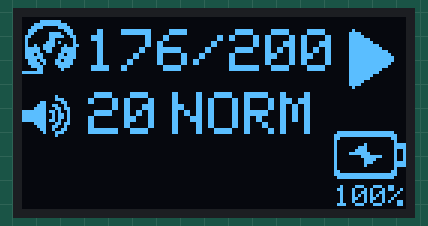
Simulated run of this sketch. Board: Arduino Uno, built with avr-gcc and run on an emulated ATmega328P. On the bench: 128×64 one-colour display.

Above: at 0.1 s.

The sketch:

bitmapMarlyn.ino
```cpp
#include <Wire.h>
#include <Adafruit_GFX.h>
#include <Adafruit_SSD1306.h>

#define SCREEN_WIDTH 128 // OLED display width, in pixels
#define SCREEN_HEIGHT 64 // OLED display height, in pixels
#define OLED_RESET     4 // Reset pin # (or -1 if sharing Arduino reset pin)
#define SCREEN_ADDRESS 0x3D ///< See datasheet for Address; 0x3D for 128x64, 0x3C for 128x32
Adafruit_SSD1306 display(SCREEN_WIDTH, SCREEN_HEIGHT, &Wire, OLED_RESET);
// 'batt4', 24x16px
const unsigned char epd_bitmap_batt4 [] PROGMEM = {
  0x7f, 0xff, 0xf0, 0xff, 0xff, 0xf8, 0xc0, 0x00, 0x18, 0x80, 0x00, 0x08, 0x80, 0x20, 0x0f, 0x80,
  0xe0, 0x0f, 0x81, 0xe0, 0x09, 0x87, 0xf0, 0x09, 0x80, 0x7f, 0x09, 0x80, 0x3c, 0x09, 0x80, 0x38,
  0x0f, 0x80, 0x20, 0x0f, 0x80, 0x00, 0x08, 0xc0, 0x00, 0x18, 0xff, 0xff, 0xf8, 0x7f, 0xff, 0xf0
};
// 'music', 20x20px
const unsigned char epd_bitmap_music [] PROGMEM = {
  0x00, 0x00, 0x00, 0x03, 0xf8, 0x00, 0x0f, 0xfe, 0x00, 0x1e, 0x0f, 0x00, 0x38, 0x03, 0x80, 0x30,
  0x79, 0x80, 0x60, 0x7c, 0xc0, 0x40, 0x60, 0x40, 0x40, 0xe8, 0x40, 0x49, 0xe2, 0x60, 0x7d, 0xc7,
  0xc0, 0x7c, 0xc7, 0xc0, 0x76, 0x0d, 0xc0, 0x7e, 0x0f, 0xc0, 0x3b, 0x1b, 0x80, 0x3d, 0x1f, 0x80,
  0x1e, 0x0f, 0x00, 0x06, 0x04, 0x00, 0xfe, 0x00, 0x00, 0x00, 0x00, 0x00
};
// 'volume', 16x16px
const unsigned char epd_bitmap_volume [] PROGMEM = {
  0x00, 0x00, 0x00, 0x10, 0x00, 0x1c, 0x03, 0x06, 0x07, 0x32, 0x0f, 0x1b, 0xff, 0x69, 0xff, 0x2d,
  0xff, 0x2d, 0xff, 0x69, 0x0f, 0x1b, 0x07, 0x32, 0x03, 0x26, 0x01, 0x1c, 0x00, 0x10, 0x00, 0x00
};
// 'play', 24x24px
const unsigned char epd_bitmap_play [] PROGMEM = {
  0x00, 0x00, 0x00, 0x00, 0x00, 0x00, 0x04, 0x00, 0x00, 0x0f, 0x00, 0x00, 0x0f, 0x80, 0x00, 0x0f,
  0xe0, 0x00, 0x0f, 0xf0, 0x00, 0x0f, 0xfc, 0x00, 0x0f, 0xfe, 0x00, 0x0f, 0xff, 0x80, 0x0f, 0xff,
  0xc0, 0x0f, 0xff, 0xe0, 0x0f, 0xff, 0xe0, 0x0f, 0xff, 0xc0, 0x0f, 0xff, 0x80, 0x0f, 0xfe, 0x00,
  0x0f, 0xfc, 0x00, 0x0f, 0xf0, 0x00, 0x0f, 0xe0, 0x00, 0x0f, 0x80, 0x00, 0x0f, 0x00, 0x00, 0x04,
  0x00, 0x00, 0x00, 0x00, 0x00, 0x00, 0x00, 0x00
};
void setup()
{
  display.begin(SSD1306_SWITCHCAPVCC, SCREEN_ADDRESS);
  display.clearDisplay();
  display.drawBitmap(104, 38,epd_bitmap_batt4, 24, 16, WHITE);
  display.drawBitmap(0, 0,epd_bitmap_music, 20, 20, WHITE);
  display.drawBitmap(0, 25, epd_bitmap_volume, 16, 16, WHITE);
  display.drawBitmap(105, 2, epd_bitmap_play, 24, 24, WHITE);

  {
  display.setTextSize(1);
  display.setTextColor(WHITE);
  display.setCursor(104, 56);
  display.print("100%");
  }
  {
  display.setTextSize(2);
  display.setTextColor(WHITE);
  display.setCursor(21, 4);
  display.print("176/200");
  }
  {
  display.setTextSize(2);
  display.setTextColor(WHITE);
  display.setCursor(22, 25);
  display.print("20");
  }
  {
  display.setTextSize(2);
  display.setTextColor(WHITE);
  display.setCursor(50, 25);
  display.print("NORM");
  }

  display.display();
//  display.invertDisplay(1);
}

void loop() {}
```
